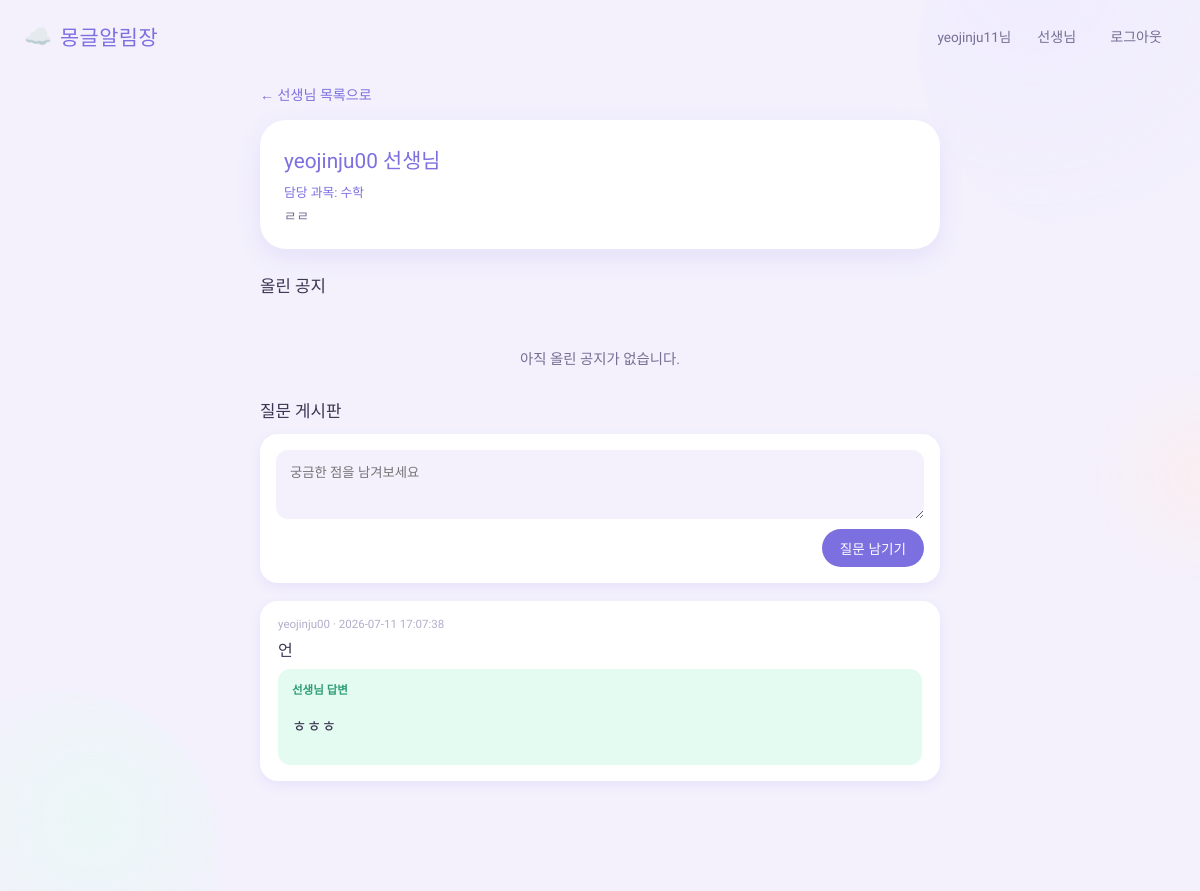
Screenshot of /teacher/2 (signed in) with the database file from the repository.
### tables this page shows
CREATE TABLE users (
            id INTEGER PRIMARY KEY AUTOINCREMENT,
            username TEXT UNIQUE NOT NULL,
            password_hash TEXT NOT NULL,
            role TEXT NOT NULL DEFAULT 'student',
            subject TEXT,
            bio TEXT
        );

CREATE TABLE questions (
            id INTEGER PRIMARY KEY AUTOINCREMENT,
            teacher_id INTEGER NOT NULL,
            student_id INTEGER,
            student_name TEXT,
            content TEXT NOT NULL,
            answer TEXT,
            created_at TEXT DEFAULT (datetime('now', 'localtime'))
        );

### app.py (the view, shortened to what this page needs)
@app.route("/teacher/<int:teacher_id>", methods=["GET", "POST"])
@login_required
def teacher_profile(teacher_id):
    conn = get_db()
    teacher = conn.execute(
        "SELECT * FROM users WHERE id = ? AND role = 'teacher'", (teacher_id,)
    ).fetchone()
    if teacher is None:
        conn.close()
        flash("존재하지 않는 선생님 페이지입니다.")
        return redirect(url_for("teacher_list"))
    notices = conn.execute(
        "SELECT * FROM notices WHERE author_id = ? ORDER BY created_at DESC",
        (teacher_id,),
    ).fetchall()
    questions = conn.execute(
        "SELECT * FROM questions WHERE teacher_id = ? ORDER BY created_at DESC",
        (teacher_id,),
    ).fetchall()
    conn.close()
    is_owner = session.get("user_id") == teacher_id
    return render_template(
        "teacher_profile.html",
        teacher=teacher,
        notices=notices,
        questions=questions,
        is_owner=is_owner,
    )

### app.py (called while the page is built)
def get_db():
    conn = sqlite3.connect(DB_PATH)
    conn.row_factory = sqlite3.Row
    return conn

def login_required(view_func):
    from functools import wraps
    @wraps(view_func)
    def wrapped(*args, **kwargs):
        if "user_id" not in session:
            flash("로그인이 필요합니다.")
            return redirect(url_for("login"))
        return view_func(*args, **kwargs)
    return wrapped

### templates/teacher_profile.html (shortened to what this page needs)
{% extends "base.html" %}
{% block content %}
    <a class="back-link" href="{{ url_for('teacher_list') }}">← 선생님 목록으로</a>
    <section class="teacher-header">
        <h1>{{ teacher['username'] }} 선생님</h1>
        {% if teacher['subject'] %}
            <p class="teacher-subject">담당 과목: {{ teacher['subject'] }}</p>
        {% endif %}
        {% if teacher['bio'] %}
            <p class="teacher-bio">{{ teacher['bio'] }}</p>
        {% endif %}
    </section>
    <section class="teacher-section">
        <h2>올린 공지</h2>
        {% if notices %}
            <ul class="notice-list">
                {% for notice in notices %}
                    <li>
                        <a href="{{ url_for('notice_detail', notice_id=notice['id']) }}">
                            <span class="category-tag">{{ notice['category'] }}</span>
                            <span class="title">{{ notice['title'] }}</span>
                            {% if notice['due_date'] %}
                                <span class="due-date">마감 {{ notice['due_date'] }}</span>
                            {% endif %}
                        </a>
                    </li>
                {% endfor %}
            </ul>
        {% else %}
            <p class="empty">아직 올린 공지가 없습니다.</p>
        {% endif %}
    </section>
    <section class="teacher-section">
        <h2>질문 게시판</h2>
        <form class="question-form" method="post" action="{{ url_for('teacher_profile', teacher_id=teacher['id']) }}">
            <textarea name="content" rows="3" placeholder="궁금한 점을 남겨보세요" required></textarea>
            <button type="submit">질문 남기기</button>
        </form>
        {% if questions %}
            <ul class="question-list">
                {% for q in questions %}
                    <li class="question-item">
                        <p class="q-meta">{{ q['student_name'] }} · {{ q['created_at'] }}</p>
                        <p class="q-content">{{ q['content'] }}</p>
                        {% if q['answer'] %}
                            <div class="q-answer">
                                <p class="q-answer-label">선생님 답변</p>
                                <p>{{ q['answer'] }}</p>
                            </div>
                        {% else %}
                            <p class="q-waiting">아직 답변이 없습니다.</p>
                        {% endif %}
                    </li>
                {% endfor %}
            </ul>
        {% else %}
            <p class="empty">아직 등록된 질문이 없습니다.</p>
        {% endif %}
    </section>
{% endblock %}

### static/style.css (style rules this page uses)
:root { --bg: #F4F1FD; --surface: #FFFFFF; --ink: #3A3552; --ink-soft: #756E93; --primary: #7C6FE0; --primary-soft: #ECE8FF; --accent-mint: #7FDBB6; --accent-mint-soft: #E3FBF1; --accent-peach: #FFB199; --accent-peach-soft: #FFEDE7; --danger: #FF8B94; --danger-soft: #FFE7E9; --radius-lg: 26px; --radius-md: 18px; --radius-sm: 12px; --shadow: 0 8px 24px rgba(124, 111, 224, 0.12); --shadow-sm: 0 4px 12px rgba(124, 111, 224, 0.10); }
* { box-sizing: border-box; }
body { margin: 0; font-family: "Gowun Dodum", "Malgun Gothic", sans-serif; background: var(--bg); color: var(--ink); position: relative; overflow-x: hidden; min-height: 100vh; }
.empty { text-align: center; color: var(--ink-soft); margin-top: 50px; font-size: 0.9rem; }
.back-link { display: inline-block; margin-bottom: 16px; color: var(--primary); text-decoration: none; font-size: 0.88rem; }
.teacher-subject { font-size: 0.8rem; color: var(--primary); }
.teacher-bio { font-size: 0.85rem; color: var(--ink-soft); }
.teacher-header { background: var(--surface); padding: 24px; border-radius: var(--radius-lg); margin-bottom: 24px; box-shadow: var(--shadow); }
.teacher-header h1 { font-family: "Jua", sans-serif; font-weight: normal; margin: 0 0 8px; font-size: 1.3rem; color: var(--primary); }
.teacher-header .teacher-subject { margin: 0 0 4px; }
.teacher-header .teacher-bio { margin: 0; }
.teacher-section { margin-bottom: 30px; }
.teacher-section h2 { font-family: "Jua", sans-serif; font-weight: normal; font-size: 1.05rem; margin-bottom: 12px; color: var(--ink); }
.question-form { display: flex; flex-direction: column; gap: 10px; margin-bottom: 18px; background: var(--surface); padding: 16px; border-radius: var(--radius-md); box-shadow: var(--shadow-sm); }
.question-form textarea, .answer-form textarea { padding: 12px 14px; border: none; background: var(--bg); border-radius: var(--radius-sm); font-family: inherit; resize: vertical; }
.question-form button, .answer-form button { align-self: flex-end; padding: 9px 18px; border: none; background: var(--primary); color: white; border-radius: 999px; cursor: pointer; font-size: 0.85rem; }
.question-list { list-style: none; padding: 0; margin: 0; display: flex; flex-direction: column; gap: 12px; }
.question-item { background: var(--surface); padding: 16px 18px; border-radius: var(--radius-md); box-shadow: var(--shadow-sm); }
.q-meta { font-size: 0.72rem; color: #B4ADCB; margin: 0 0 6px; }
.q-content { margin: 0 0 8px; }
.q-answer { background: var(--accent-mint-soft); padding: 12px 14px; border-radius: var(--radius-sm); margin-top: 8px; }
.q-answer-label { font-size: 0.72rem; color: #2F9E75; font-weight: bold; margin: 0 0 4px; }

### rows the page displays
users: username "yeojinju00", subject "수학", bio "ㄹㄹ"
questions: student_name "yeojinju00", created_at "2026-07-11 17:07:38", content "언", answer "ㅎㅎㅎ"

### other values shown
{{ session.get('username') }} "yeojinju11"
